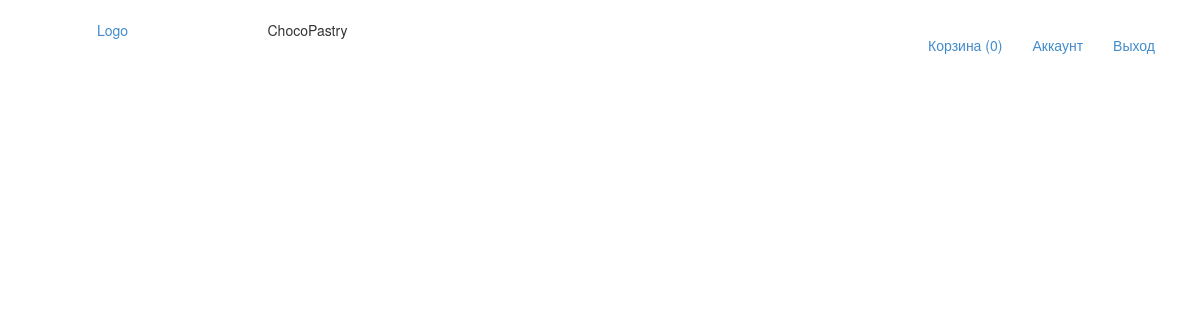
The app's page /cart/listOrder (signed in), older data.
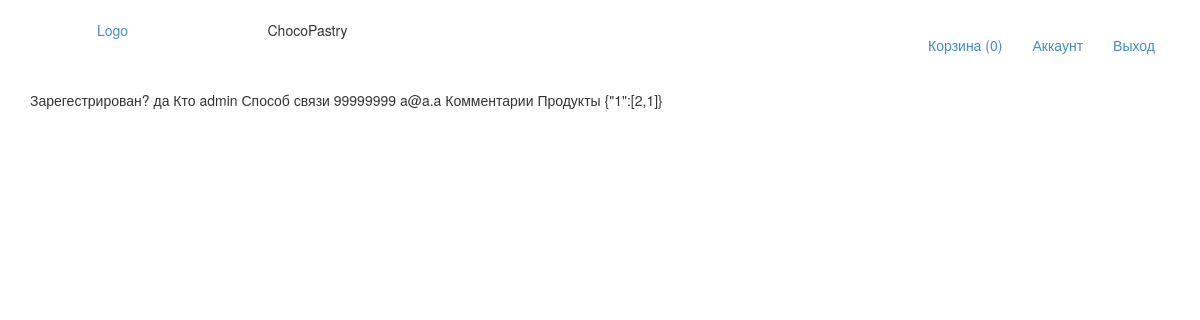
The same page, newer data.
### tables this page shows
CREATE TABLE `product_order` (
  `id` int(11) NOT NULL,
  `user_name` varchar(255) NOT NULL COMMENT 'имя пользователя',
  `user_phone` varchar(255) DEFAULT NULL COMMENT 'номер телефона',
  `user_email` varchar(255) DEFAULT NULL COMMENT 'E-mail пользователя',
  `user_comment` text NOT NULL COMMENT 'комментарий',
  `user_id` int(11) DEFAULT NULL,
  `date` timestamp NOT NULL DEFAULT CURRENT_TIMESTAMP COMMENT 'дата',
  `products` text NOT NULL COMMENT 'продукт (id товара; вес: кол-во)',
  `status` int(11) NOT NULL DEFAULT '1' COMMENT 'статус заказа'
);

### config/routes.php (called while the page is built)
<?php
return array(
    'cart/setAjax/([0-9]+)-([0-9]+[.]?[0-9]?)-([0-9]+)' => 'cart/setAjax/$1/$2/$3',
    'cart/listOrder'=>'cart/list',
    'cart' => 'cart/index',
    'office' => 'office/index',
    'user/logout' => 'user/logout',
    'user/login' => 'user/login',
    '([0-9]+)' => 'site/index/$1',
    '[^0-9]*' => 'site/index'
);

### controllers/CartController.php (called while the page is built, shortened)
<?php
class CartController
{
    public function actionList()
    {
        $orderList = Order::list();
        require_once(ROOT . '/views/cart/list.php');
        return true;
    }
}

### index.php (called while the page is built, shortened)
<?php
$router = new Router();
$router->run();

### models/Cart.php (called while the page is built, shortened)
<?php
class Cart
{
    public static function countItem()
    {
        if (isset($_SESSION['products'])) {
            $count = 0;
            foreach ($_SESSION['products'] as $id => [, $quantity]) {
                $count = $count + $quantity;
            }
            return $count;
        } else {
            return 0;
        }
    }
}

### models/User.php (called while the page is built, shortened)
<?php
class User
{
    public static function isGuest()
    {
        if (isset($_SESSION['user'])) {
            return false;
        }
        return true;
    }
}

### models/Order.php (called while the page is built, shortened)
<?php
class Order
{
    public static function list()
    {
        global $_DB;
        $sql = 'SELECT * FROM product_order'
            . ' WHERE status = 1'
            . ' ORDER BY date';
        $result = $_DB->query($sql);
        $result->setFetchMode(PDO::FETCH_ASSOC);
        $result = $result->fetchAll();
        return $result;
    }
}

### views/cart/list.php (the view, shortened to what this page needs)
<?php include(ROOT . '/views/layouts/header.php'); ?>
    <div class="container">
        <? foreach ($orderList as $order): ?>
            Зарегестрирован?
            <?= $order['user_id'] ? 'да' : 'нет' ?>
            Кто
            <?= $order['user_name'] ?>
            Способ связи
            <?= $order['user_phone'] ?>
            <?= $order['user_email'] ?>
            Комментарии
            Продукты
            <?= $order['products'] ?>
            <br>
        <? endforeach; ?>
    </div>
<?php include(ROOT . '/views/layouts/footer.php'); ?>

### components/Router.php (shortened to what this page needs)
<?php
class Router
{
    private $routes;
    public function __construct()
    {
        $routesPath = ROOT . '/config/routes.php';
        $this->routes = include($routesPath);
    }
    private function getURI()
    {
        if (!empty($_SERVER['REQUEST_URI'])) {
            return trim($_SERVER['REQUEST_URI'], '/');
        }
    }
    public function run()
    {
        $uri = $this->getURI();
        foreach ($this->routes as $uriPattern => $path) {
            if (preg_match("~$uriPattern~", $uri)) {
                $internalRoute = preg_replace("~$uriPattern~", $path, $uri);
                $segments = explode('/', $internalRoute);
                $controllerName = array_shift($segments) . 'Controller';
                $actionName = 'action' . ucfirst(array_shift($segments));
                $parameters = $segments;
                $controllerObject = new $controllerName;
                $result = call_user_func_array(array($controllerObject, $actionName), $parameters);
                if ($result != null) {
                    break;
                }
            }
        }
    }
}

### views/layouts/header.php (shortened to what this page needs)
<!doctype html>
<html lang="ru">
<head>
    <link href="/template/css/bootstrap.min.css" rel="stylesheet">
    <link href="/template/css/header.css" rel="stylesheet">
    <link rel="stylesheet" href="/template/css/mian.css">
</head>
<body>
<div class="container header">
    <div class="row text-center">
        <div class="col-xs-12 col-sm-2 "><a href="/">Logo</a></div>
        <div class="col-xs-12 col-sm-2 ">ChocoPastry</div>
        <div class="col-xs-12 col-sm-8 ">
            <div class="pull-right">
                <ul class="nav navbar-nav">
                    <li><a href="/cart">
                            Корзина (<span id="cart-count"><?= Cart::countItem(); ?></span>)
                        </a></li>
                    <?php if (User::isGuest()): ?>
                        <li><a onclick="inlog()" href="/user/login"> Вход</a></li>
                    <?php else: ?>
                        <li><a href="/office"> Аккаунт</a></li>
                        <li><a onclick="outlog()" href="/user/logout"> Выход</a></li>
                    <?php endif; ?>
                </ul>
            </div>
        </div>
    </div>
</div>

Row changes from the older to the newer data that the page shows:
added product_order: shows "да", user_name "admin", user_phone "99999999", user_email "a@a.a", products "{\"1\":[2,1]}"
